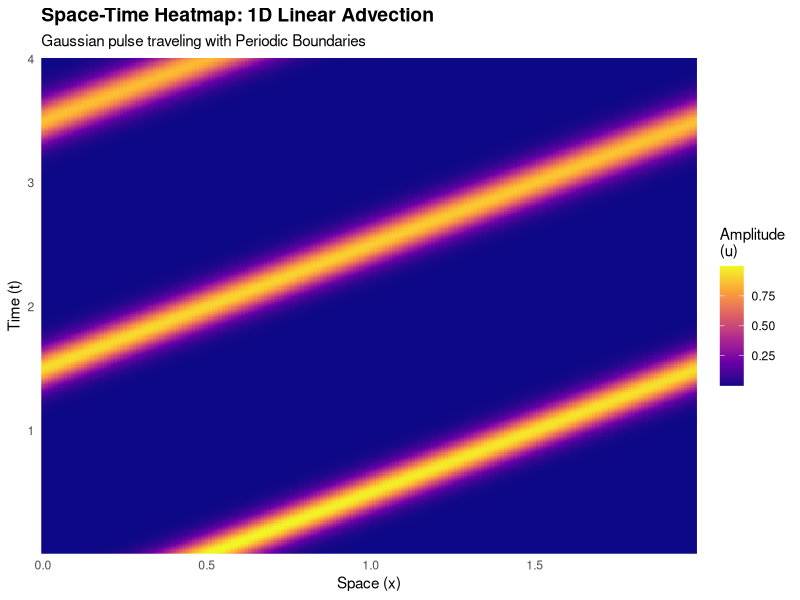

Generate this figure with R:
# Load necessary libraries
library(ggplot2)
library(dplyr)
library(tidyr)

# ==========================================
# 1. PARAMETERS & SETUP
# ==========================================

# Domain definitions
L <- 2.0 # Length of domain
nx <- 200 # Number of spatial grid points
c <- 1.0 # Wave velocity
dx <- L / nx # Spatial step size
x <- seq(0, L - dx, length.out = nx) # Spatial grid (0 to 1.99...)

# Time stepping (CFL Condition for Stability)
CFL <- 0.9 # Courant number (must be <= 1 for Upwind stability)
dt <- CFL * dx / c # Time step derived from CFL
T_max <- 4.0 # Total simulation time (enough to loop twice)
nt <- ceiling(T_max / dt) # Number of time steps

# Initial Condition: Gaussian Pulse
# Centered at 0.5, width sigma
u <- exp(-(x - 0.5)^2 / (2 * 0.1^2))

# ==========================================
# 2. SIMULATION LOOP (Finite Difference)
# ==========================================

# Pre-allocate a matrix to store the wave state at every time step.
# Rows = Time steps, Columns = Spatial position
u_history <- matrix(0, nrow = nt, ncol = nx)

# Store initial state (technically t=0, but we'll start loop at 1)
u_current <- u

# Loop over time
for (n in 1:nt) {
  # --- Periodic Boundary Conditions ---
  # To calculate du/dx using backward difference (Upwind), we need u[i-1].
  # For the first element (i=1), "i-1" wraps around to the last element (nx).

  # Create a shifted vector representing u[i-1]
  u_left <- c(u_current[nx], u_current[1:(nx - 1)])

  # --- Upwind Scheme Equation ---
  # u_new = u - (c * dt / dx) * (u - u_left)
  # Note: (c * dt / dx) is exactly our CFL number
  u_new <- u_current - CFL * (u_current - u_left)

  # Update current state
  u_current <- u_new

  # Store result
  u_history[n, ] <- u_current
}

# ==========================================
# 3. DATA RESHAPING (Matrix -> Tidy Data)
# ==========================================

# Convert matrix to data frame for ggplot
# 1. Add Time and X coordinates
df_matrix <- as.data.frame(u_history)
colnames(df_matrix) <- paste0("x_", 1:nx) # Temporary column names
df_matrix$time_step <- 1:nt
df_matrix$time <- df_matrix$time_step * dt

# 2. Pivot Longer (Reshape)
plot_data <- df_matrix %>%
  pivot_longer(
    cols = starts_with("x_"),
    names_to = "x_index",
    values_to = "amplitude"
  ) %>%
  mutate(
    # Convert "x_1" string to actual numeric x coordinate
    x_idx_num = as.numeric(sub("x_", "", x_index)),
    x_coord = (x_idx_num - 1) * dx
  )

# ==========================================
# 4. VISUALIZATION (Space-Time Heatmap)
# ==========================================

ggplot(plot_data, aes(x = x_coord, y = time, fill = amplitude)) +
  # geom_raster is much faster than geom_tile for dense grids
  geom_raster(interpolate = FALSE) +
  scale_fill_viridis_c(option = "plasma") + # Nice scientific color map
  labs(
    title = "Space-Time Heatmap: 1D Linear Advection",
    subtitle = "Gaussian pulse traveling with Periodic Boundaries",
    x = "Space (x)",
    y = "Time (t)",
    fill = "Amplitude\n(u)"
  ) +
  coord_cartesian(expand = FALSE) + # Removes white space padding
  theme_minimal() +
  theme(
    panel.grid = element_blank(),
    plot.title = element_text(face = "bold", size = 14)
  )
